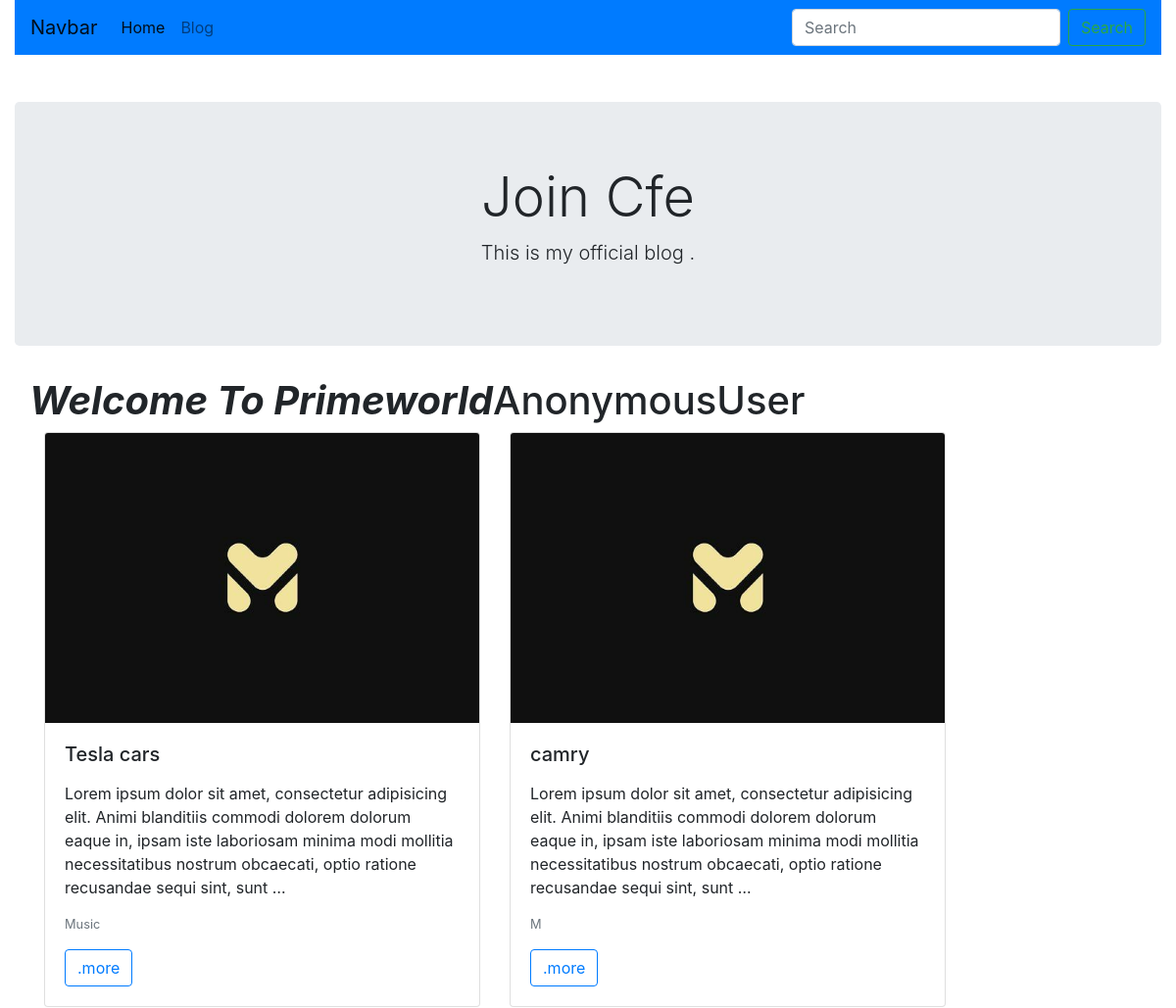
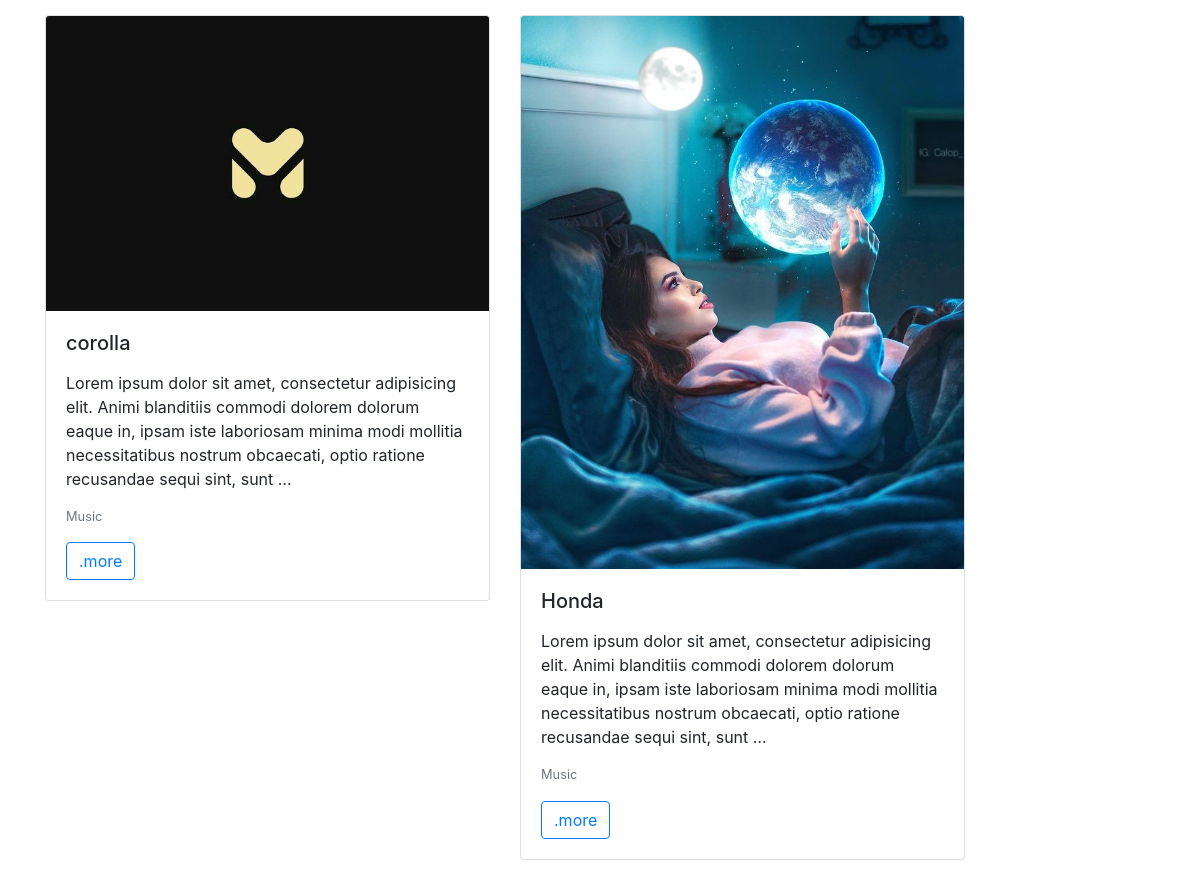
The app's page /codertjay/ with its own data (2 pictures, top to bottom).
### coding/models.py (models this page shows, shortened)
class BlogPost(models.Model):
    user = models.ForeignKey(User, default=1, null=True, on_delete=models.SET_NULL)
    title = models.CharField(max_length=200)
    content = models.TextField()
    slug = models.SlugField(unique=True)
    category = models.CharField(max_length=3, default=1, choices=choices)
    image = models.ImageField(default='Post_pic.jpg', upload_to='Blog_image',width_field="width_field",
            height_field="height_field")
    width_field = models.IntegerField(default=1)
    height_field = models.IntegerField(default=1)
    updated = models.DateTimeField(auto_now=True)
    timestamp = models.DateTimeField(auto_now_add=True)
    publish_date = models.DateTimeField(auto_now=False, auto_now_add=False, null=True, blank=True)
    view_count = models.IntegerField(default=0)
    like = models.ManyToManyField(User,related_name='post_like',blank=True,through=BlogPostLike)
    unlike = models.ManyToManyField(User,related_name='post_unlike',blank=True,through=BlogPostUnlike)
    objects = BlogPostManager()
    class Meta:
        ordering = ['-publish_date', '-updated', '-timestamp']
    def get_absolute_url(self):
        return f'/blog/{self.slug}'

### codertjay/views.py (the view)
# urls.py: path('',home_page, name='home_page'),
def home_page(request):
    my_title = "Hello there..."
    qs = BlogPost.objects.all()[:5]
    context = {'title': 'Welcome to PrimeWorld','blog_list': qs}
    return render(request, 'codertjay/home_page.html',context)

### coding/models.py (called while the page is built)
    def get_queryset(self):
        return BlogPostQueryset(self.model, using=self._db)

### codertjay/templates/codertjay/home_page.html
{% extends 'coding/base.html' %}
{% load static %}
{% block content %}
<div class="container">
<div class="row ">
    <h1 class="font-weight-bolder text-center font-italic" >{{ title|title}}</h1>
    <h1>  {{ request.user }}</h1>
{% for file in blog_list %}
    {% include 'coding/list_inline.html' with file=file truncate=True %}
{% endfor %}
</div>
</div>
{% endblock content %}

### coding/templates/coding/list_inline.html
<div class="col-md-3 col-lg-5 col-sm-8">
<div class="card mb-3">
  <img class="card-img-top" src="{{ file.image.url }}" alt="Card image cap">
  <div class="card-body">
    <h5 class="card-title">{{ file.title }}</h5>
      {% if truncate %}
    <p class="card-text">{{ file.content|linebreaks|truncatewords:30 }}</p>
    <p class="card-text"><small class="text-muted">{{ file.category }}</small></p>
      <a href="{{ file.get_absolute_url }}" class="btn btn-outline-primary">.more</a>
      {% else %}
   <p class="card-text">{{ file.content|linebreaks }}</p>
    <p class="card-text"><small class="text-muted">{{ file.category }}</small></p>
      <a href="{{ file.get_absolute_url }}" class="btn btn-outline-primary">.more</a>
      {% endif %}
  </div>
</div>
 </div>

### records on screen
BlogPost: image (picture), title "Tesla cars", content "Lorem ipsum dolor sit amet, consectetur adipisicing elit. Animi blanditiis commodi dolorem dolorum eaque in, ipsam iste laboriosam minima modi mollitia necessitatibus nostrum obcaecati, optio ratione recusandae sequi sint, sunt …", category "Music"
BlogPost: image (picture), title "camry", content "Lorem ipsum dolor sit amet, consectetur adipisicing elit. Animi blanditiis commodi dolorem dolorum eaque in, ipsam iste laboriosam minima modi mollitia necessitatibus nostrum obcaecati, optio ratione recusandae sequi sint, sunt …", category "M"
BlogPost: image (picture), title "corolla", content "Lorem ipsum dolor sit amet, consectetur adipisicing elit. Animi blanditiis commodi dolorem dolorum eaque in, ipsam iste laboriosam minima modi mollitia necessitatibus nostrum obcaecati, optio ratione recusandae sequi sint, sunt …", category "Music"
BlogPost: image (picture), title "Honda", content "Lorem ipsum dolor sit amet, consectetur adipisicing elit. Animi blanditiis commodi dolorem dolorum eaque in, ipsam iste laboriosam minima modi mollitia necessitatibus nostrum obcaecati, optio ratione recusandae sequi sint, sunt …", category "Music"

### other values on screen
{{ title|title }} "Welcome To Primeworld"
{{ request.user }} "AnonymousUser"
